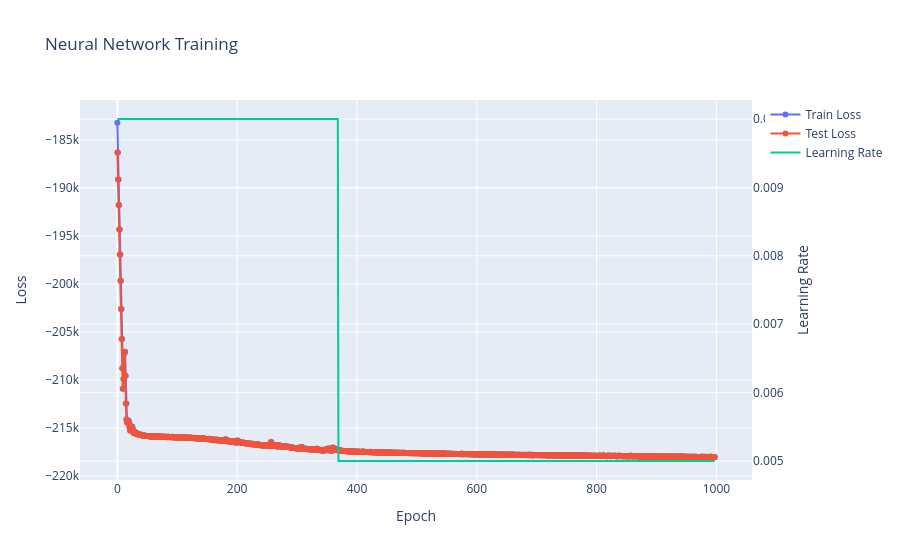

Notebook source saved alongside this figure:
### Code cell
fig.show()

### Figure 1 — Plotly figure (JSON) as saved in the notebook; plotly's stock layout.template omitted (floating-point values rounded to 4 significant figures; data arrays with more than 128 entries replaced by an {"elided": "..."} marker saying what was removed)
{"data": [{"mode": "lines+markers", "name": "Train Loss", "type": "scatter", "y": {"elided": "998 float values"}}, {"mode": "lines+markers", "name": "Test Loss", "type": "scatter", "y": {"elided": "998 float values"}}, {"mode": "lines", "name": "Learning Rate", "type": "scatter", "y": {"elided": "998 float values"}, "yaxis": "y2"}], "layout": {"title": {"text": "Neural Network Training"}, "xaxis": {"title": {"text": "Epoch"}}, "yaxis": {"title": {"text": "Loss"}}, "yaxis2": {"overlaying": "y", "side": "right", "title": {"text": "Learning Rate"}}}}
